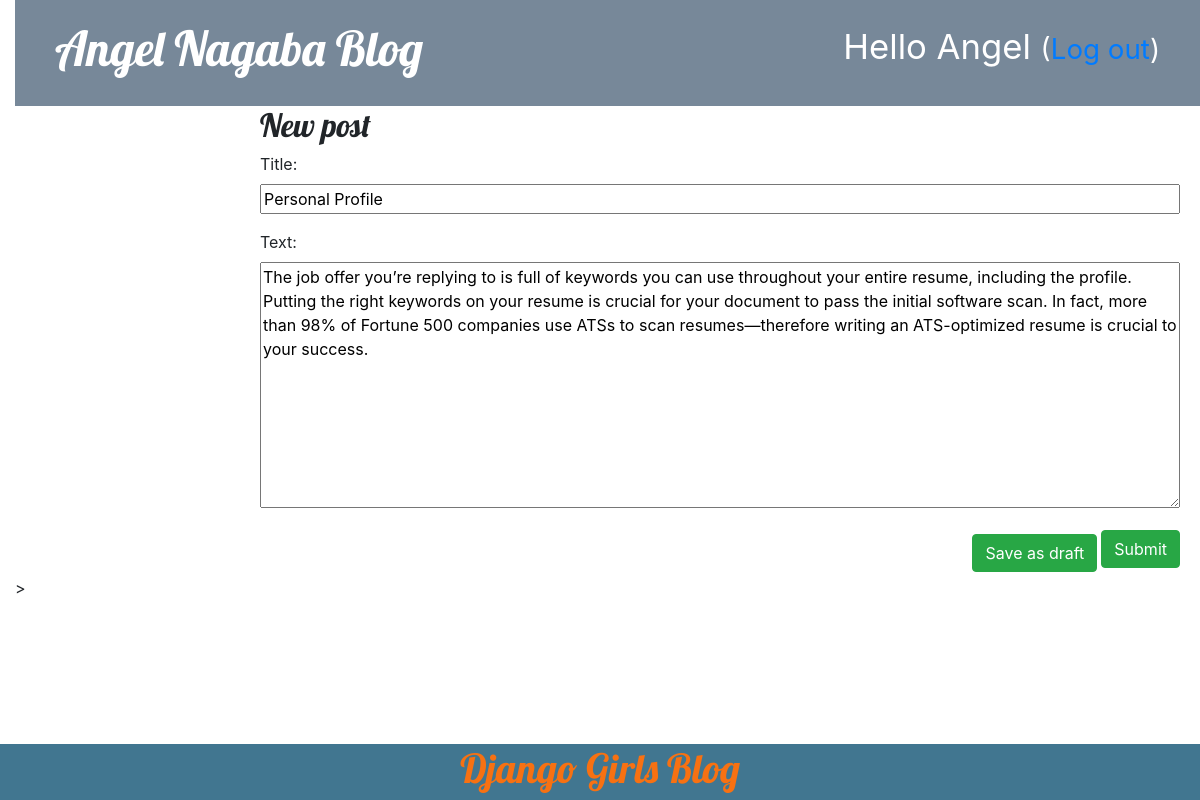
/post/4/edit/ (signed in), run on the app's committed database.
### blog/models.py (models this page shows, shortened)
class Post(models.Model):
    author = models.ForeignKey(settings.AUTH_USER_MODEL, on_delete=models.CASCADE)
    title = models.CharField(max_length=200)
    text = models.TextField()
    created_date = models.DateTimeField(default=timezone.now)
    published_date = models.DateTimeField(blank=True, null=True)

### blog/views.py (the view)
# urls.py: path('post/<int:pk>/edit/', views.post_edit, name='post_edit'),
@login_required
def post_edit(request, pk):
    post = get_object_or_404(Post, pk=pk)
    if request.method == "POST":
        form = PostForm(request.POST, instance=post)
        if form.is_valid():
            post = form.save(commit=False)
            post.author = request.user
            post.save()
            return redirect('post_detail', pk=post.pk)
    else:
        form = PostForm(instance=post)
    return render(request, 'blog/post_edit.html', {'form': form})

### blog/forms.py
class PostForm(forms.ModelForm):
    class Meta:
        model = Post
        fields = ('title', 'text',)

### blog/templates/blog/post_edit.html
{% extends 'blog/base.html' %}
{% block content %}
    <h2>New post</h2>
    <form method="POST" class="post-form">{% csrf_token %}
        {{ form.as_p }}
        <button type="submit" class="save btn btn-success">Submit</button>
        <button type="submit" class="save btn btn-success m-1">Save as draft</button>
    </form>
{% endblock %}

### blog/templates/blog/base.html (shortened to what this page needs)
<!DOCTYPE html>
{% load static %}
<html>
    <head>
        <link rel="stylesheet" href="https://stackpath.bootstrapcdn.com/bootstrap/4.1.3/css/bootstrap.min.css">
        <link rel="stylesheet" href="//maxcdn.bootstrapcdn.com/bootstrap/4.5.0/css/bootstrap-theme.min.css">
        <link rel="stylesheet" href="{% static 'css/blog.css' %}">
    </head>
    <body>
        <div class="page-header">
            {% if user.is_authenticated %}
                <p class="top-menu">Hello {{ user.username }} <small>(<a href="{% url 'logout' %}">Log out</a>)</small></p>
            {% else %}
                <a href="{% url 'login' %}" class="top-menu"><span class="bi bi-lock"></span></a>
            {% endif %}
            <h1><a href="/">Angel Nagaba Blog</a></h1>
        </div>
        <div class="content container">
            <div class="row">
                <div class="col-md-10 offset-2">
                {% block content %}
                {% endblock %}
                </div>
            </div>
        </div>
        <div class="footer">
            <h1 style="color: #ffffff;"><a href="/">Django Girls Blog</a></h1>
        </div>
    </body>>
</html>

### blog/static/css/blog.css (style rules this page uses)
h1 a, h2 a { color: orange; }
body { padding-left: 15px; }
h1 a, h2 a { color: rgb(247, 113, 18); font-family: 'Lobster'; }
.page-header { background-color: lightslategrey; margin-top: 0; padding: 20px 20px 20px 40px; }
.page-header h1, .page-header h1 a, .page-header h1 a:visited, .page-header h1 a:active { color: #ffffff; font-size: 36pt; text-decoration: none; }
.content { margin-left: 40px; }
h1, h2, h3, h4 { font-family: 'Lobster', cursive; }
.save { float: right; }
.post-form textarea, .post-form input { width: 100%; }
.top-menu, .top-menu:hover, .top-menu:visited { color: #ffffff; float: right; font-size: 26pt; margin-right: 20px; }

### blog/templates/blog/base.html (style rules this page uses)
.footer { position: fixed; left: 0; bottom: 0; width: 100%; background-color: #417690; color: #ffffff; text-emphasis-color: #ffffff; text-align: center; }

### data on the page
Post: title "Personal Profile", text "The job offer you’re replying to is full of keywords you can use throughout your entire resume, including the profile. Putting the right keywords on your resume is crucial for your document to pass the initial software scan. In fact, more than 98% of Fortune 500 companies use ATSs to scan resumes—therefore writing an ATS-optimized resume is crucial to your success."

### other printed values
{{ user.username }} "Angel"
